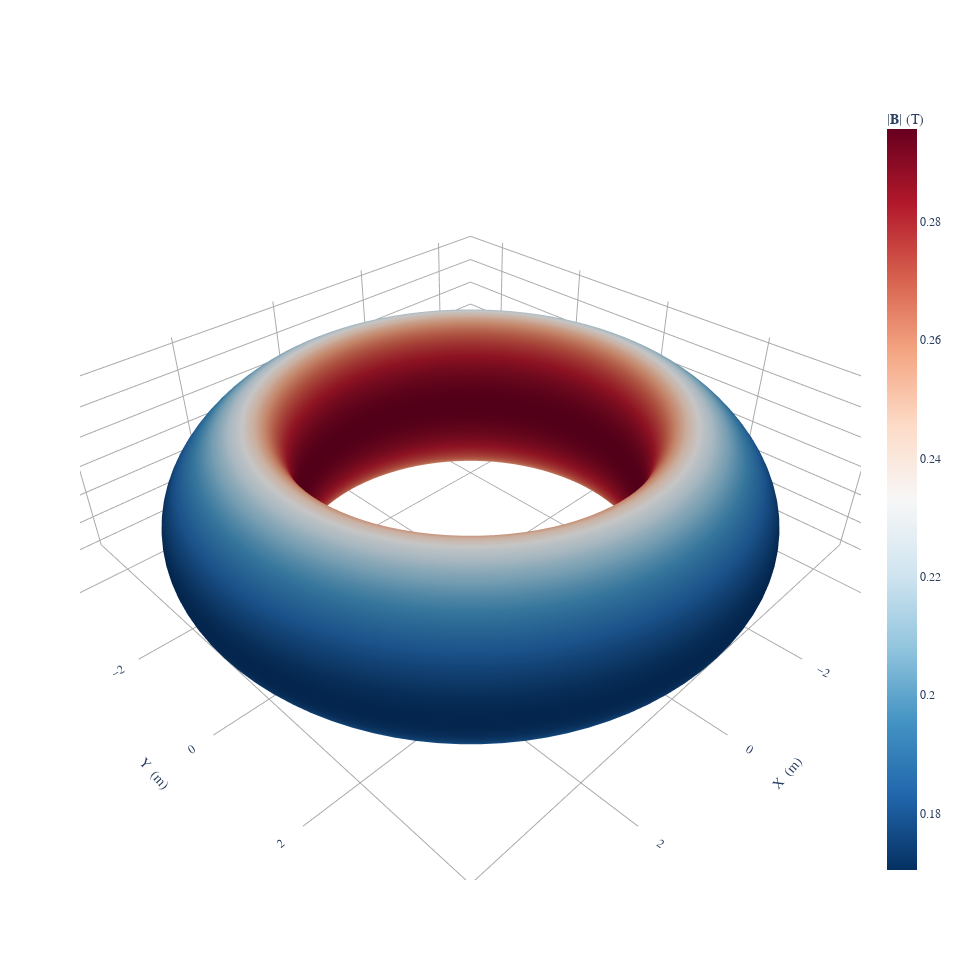

This figure's notebook cell:
### Code cell
plot_3d(eq, "|B|")

### Figure 1 — Plotly figure (JSON) as saved in the notebook; plotly's stock layout.template omitted (floating-point values rounded to 4 significant figures; data arrays with more than 128 entries replaced by an {"elided": "..."} marker saying what was removed)
{"data": [{"colorbar": {"title": {"text": "|𝐁| (T)"}}, "colorscale": [[0, "rgb(5,48,97)"], [0.1, "rgb(33,102,172)"], [0.2, "rgb(67,147,195)"], [0.3, "rgb(146,197,222)"], [0.4, "rgb(209,229,240)"], [0.5, "rgb(247,247,247)"], [0.6, "rgb(253,219,199)"], [0.7, "rgb(244,165,130)"], [0.8, "rgb(214,96,77)"], [0.9, "rgb(178,24,43)"], [1, "rgb(103,0,31)"]], "flatshading": true, "i": {"elided": "20200 int values"}, "intensity": {"elided": "10201 float values"}, "j": {"elided": "20200 int values"}, "k": {"elided": "20200 int values"}, "name": "|𝐁| (T)", "opacity": 1, "showscale": true, "type": "mesh3d", "x": {"elided": "10201 float values"}, "y": {"elided": "10201 float values"}, "z": {"elided": "10201 float values"}}], "layout": {"font": {"family": "Times"}, "height": 960.3, "scene": {"aspectmode": "data", "xaxis": {"backgroundcolor": "white", "gridcolor": "darkgrey", "showbackground": false, "showgrid": true, "showticklabels": true, "title": {"text": "X  (m)"}, "zeroline": true, "zerolinecolor": "darkgrey"}, "yaxis": {"backgroundcolor": "white", "gridcolor": "darkgrey", "showbackground": false, "showgrid": true, "showticklabels": true, "title": {"text": "Y  (m)"}, "zeroline": true, "zerolinecolor": "darkgrey"}, "zaxis": {"backgroundcolor": "white", "gridcolor": "darkgrey", "showbackground": false, "showgrid": true, "showticklabels": true, "title": {"text": "Z  (m)"}, "zeroline": true, "zerolinecolor": "darkgrey"}}, "title": {"text": "", "x": 0.5, "xanchor": "center", "y": 0.9, "yanchor": "top"}, "width": 960.3}}
